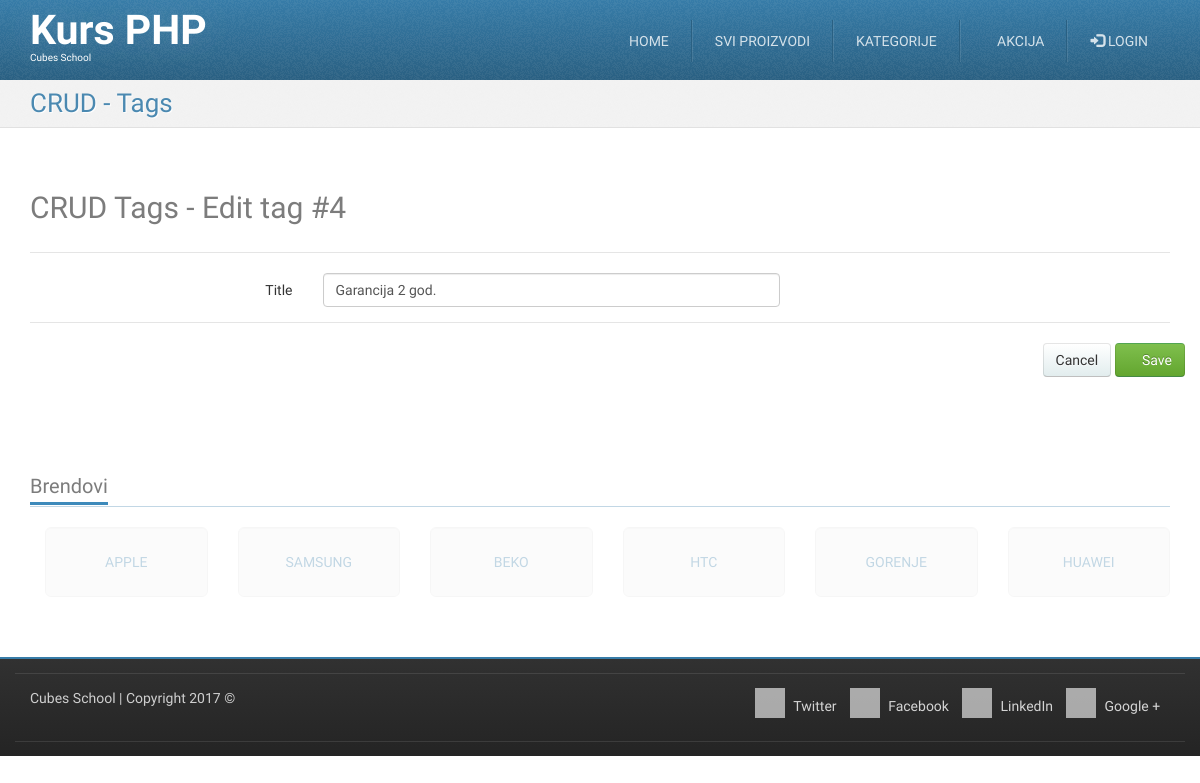
Before: /crud-tag-edit.php?id=4 with the older database file.
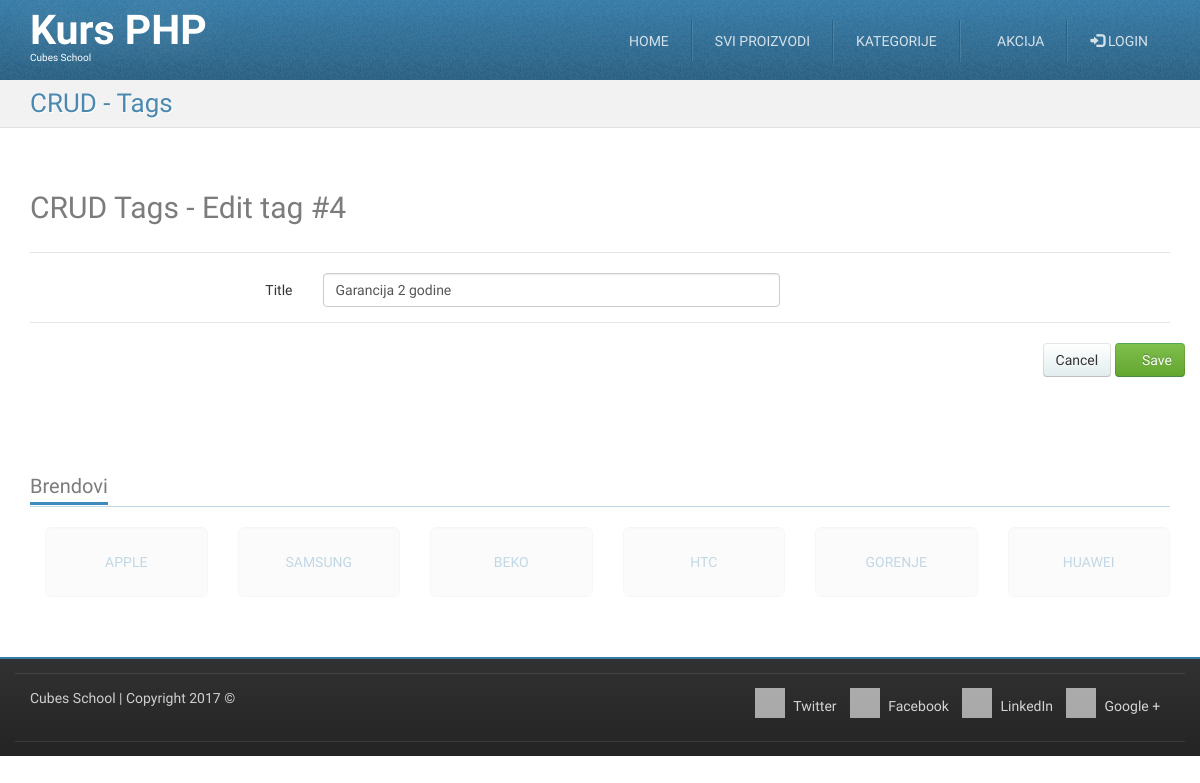
After: the same page with the newer database file.
### tables this page shows
CREATE TABLE `tags` (
  `id` int(11) NOT NULL,
  `title` varchar(255) NOT NULL
);

### crud-tag-edit.php (called while the page is built, shortened)
<?php
require_once __DIR__ . '/models/m_tags.php';
$id = (int) $_GET['id'];
$tag = tagsFetchOneById($id);
$formData = array(
	'title' => $tag['title']
);
require_once __DIR__ . '/views/layout/header.php';
require_once __DIR__ . '/views/templates/t_crud-tag-edit.php';
require_once __DIR__ . '/views/layout/footer.php';

### models/m_database.php (called while the page is built, shortened)
<?php
function dbGetLink() {
	static $link;
	if (!isset($link)) {
		$link = mysqli_connect('127.0.0.1', 'cubes', 'cubes', 'cubesphp');
	}
	return $link;
}
function dbEscape($value) {
	$link = dbGetLink();
	return mysqli_real_escape_string($link, $value);
}
function dbQuery($query) {
	$link = dbGetLink();
	$result = mysqli_query($link, $query);
	return $result;
}
function dbFetchOne($query) {
	$result = dbQuery($query);
	return mysqli_fetch_assoc($result);
}

### models/m_tags.php (called while the page is built, shortened)
<?php
require_once __DIR__ . '/m_database.php';
function tagsFetchOneById($id) {
	$query = "SELECT `tags`.* "
			. "FROM `tags` "
			. "WHERE `id` = '" . dbEscape($id) . "'";
	return dbFetchOne($query);
}

### views/templates/t_crud-tag-edit.php (the view, shortened to what this page needs)
<div id="highlighted">
    <div class="container">
        <div class="header">
            <h2 class="page-title">
                <span>CRUD - Tags</span>
            </h2>
        </div>
    </div>
</div>
<div id="content">
    <div class="container portfolio">
        <div class="row">
            <div class="col-md-12">
                <h2>
                    CRUD Tags - Edit tag #<?php echo htmlspecialchars($tag['id']); ?>
                </h2>
            </div>
        </div>
        <div class="row">
            <div class="col-md-12">
                <form action="" method="post" class="form-horizontal">
                    <fieldset>
                        <legend></legend>
                        <div class="form-group">
                            <label class="col-md-3 control-label">Title</label>
                            <div class="col-md-5">
                                <input type="text" name="title" value="<?php echo isset($formData["title"]) ? htmlspecialchars($formData["title"]) : ""; ?>" class="form-control">
                            </div>
                            <div class="col-md-4">
                            </div>
                        </div>
                    </fieldset>
                    <fieldset>
                        <legend></legend>
                        <div class="form-group text-right">
                            <a href="/crud-tag-list.php" class="btn btn-default">Cancel</a>
                            <button type="submit" class="btn btn-success"><i class="fa fa-save"></i> Save</button>
                        </div>
                    </fieldset>
                </form>
            </div>
        </div>
    </div>
</div>

Changed rows visible on the page:
changed tags id 4: title "Garancija 2 god." → "Garancija 2 godine"
